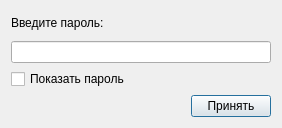
<?xml version="1.0" encoding="UTF-8"?>
<ui version="4.0">
 <class>Dialog</class>
 <widget class="QDialog" name="Dialog">
  <property name="geometry">
   <rect>
    <x>0</x>
    <y>0</y>
    <width>282</width>
    <height>128</height>
   </rect>
  </property>
  <property name="windowTitle">
   <string>Пароль</string>
  </property>
  <property name="windowIcon">
   <iconset>
    <normaloff>../icons/lock.png</normaloff>../icons/lock.png</iconset>
  </property>
  <layout class="QVBoxLayout" name="verticalLayout">
   <item>
    <widget class="QLabel" name="label">
     <property name="text">
      <string>Введите пароль:</string>
     </property>
    </widget>
   </item>
   <item>
    <widget class="QLineEdit" name="passwordLineEdit">
     <property name="echoMode">
      <enum>QLineEdit::Password</enum>
     </property>
    </widget>
   </item>
   <item>
    <widget class="QCheckBox" name="showPasswordCheckBox">
     <property name="text">
      <string>Показать пароль</string>
     </property>
    </widget>
   </item>
   <item>
    <layout class="QHBoxLayout" name="horizontalLayout">
     <item>
      <spacer name="horizontalSpacer">
       <property name="orientation">
        <enum>Qt::Horizontal</enum>
       </property>
       <property name="sizeHint" stdset="0">
        <size>
         <width>40</width>
         <height>20</height>
        </size>
       </property>
      </spacer>
     </item>
     <item>
      <widget class="QPushButton" name="acceptPushButton">
       <property name="text">
        <string>Принять</string>
       </property>
       <property name="icon">
        <iconset>
         <normaloff>../icons/tick-circle.png</normaloff>../icons/tick-circle.png</iconset>
       </property>
      </widget>
     </item>
    </layout>
   </item>
  </layout>
 </widget>
 <resources/>
 <connections/>
</ui>
